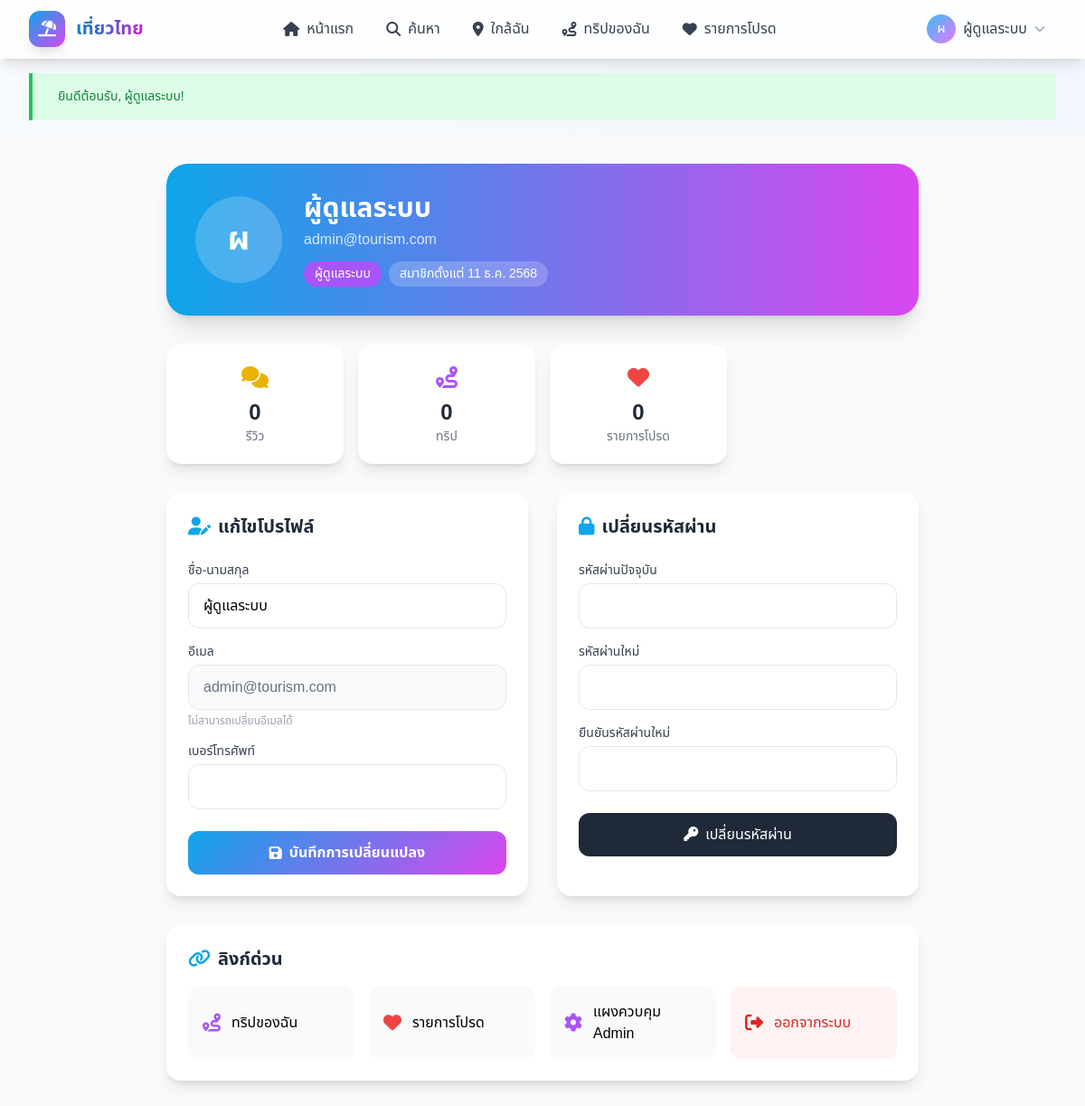
Screenshot of /pages/user/profile.php (signed in) with the database file from the repository.
### tables this page shows
CREATE TABLE IF NOT EXISTS users (
    id INT AUTO_INCREMENT PRIMARY KEY,
    username VARCHAR(50) NOT NULL UNIQUE,
    email VARCHAR(100) NOT NULL UNIQUE,
    password VARCHAR(255) NOT NULL,
    full_name VARCHAR(100) NOT NULL,
    phone VARCHAR(20) NULL,
    avatar VARCHAR(255) NULL,
    role ENUM('user', 'owner', 'admin') DEFAULT 'user' COMMENT 'user=นักท่องเที่ยว, owner=ผู้ประกอบการ, admin=ผู้ดูแล',
    status ENUM('active', 'inactive', 'banned') DEFAULT 'active',
    email_verified_at DATETIME NULL,
    remember_token VARCHAR(100) NULL,
    created_at DATETIME DEFAULT CURRENT_TIMESTAMP,
    updated_at DATETIME DEFAULT CURRENT_TIMESTAMP ON UPDATE CURRENT_TIMESTAMP,
    last_login_at DATETIME NULL,
    INDEX idx_email (email),
    INDEX idx_role (role),
    INDEX idx_status (status)
);

### config/database.php (called while the page is built, shortened)
<?php
class Database
{
    private static $instance = null;
    private $connection;
    private function __construct()
    {
        try {
            $dsn = "mysql:host=" . DB_HOST . ";dbname=" . DB_NAME . ";charset=" . DB_CHARSET;
            $options = [
                PDO::ATTR_ERRMODE => PDO::ERRMODE_EXCEPTION,
                PDO::ATTR_DEFAULT_FETCH_MODE => PDO::FETCH_ASSOC,
                PDO::ATTR_EMULATE_PREPARES => false,
                PDO::MYSQL_ATTR_INIT_COMMAND => "SET NAMES " . DB_CHARSET
            ];
            $this->connection = new PDO($dsn, DB_USER, DB_PASS, $options);
        } catch (PDOException $e) {
            if (defined('DEBUG_MODE') && DEBUG_MODE) {
                die("Database Connection Error: " . $e->getMessage());
            } else {
                die("เกิดข้อผิดพลาดในการเชื่อมต่อฐานข้อมูล กรุณาติดต่อผู้ดูแลระบบ");
            }
        }
    }
    public static function getInstance()
    {
        if (self::$instance === null) {
            self::$instance = new self();
        }
        return self::$instance;
    }
    public function getConnection()
    {
        return $this->connection;
    }
}
function db()
{
    return Database::getInstance()->getConnection();
}

### pages/user/profile.php (the view, shortened to what this page needs)
<?php
require_once INCLUDES_PATH . '/functions.php';
$db = db();
$userId = get_user_id();
$stmt = $db->prepare("SELECT * FROM users WHERE id = ?");
$stmt->execute([$userId]);
$user = $stmt->fetch();
$reviewCount = $db->prepare("SELECT COUNT(*) FROM reviews WHERE user_id = ?");
$reviewCount->execute([$userId]);
$reviewCount = $reviewCount->fetchColumn();
$tripCount = $db->prepare("SELECT COUNT(*) FROM trips WHERE user_id = ?");
$tripCount->execute([$userId]);
$tripCount = $tripCount->fetchColumn();
require_once INCLUDES_PATH . '/header.php';
?>
<div class="min-h-screen bg-gray-50 py-8">
    <div class="max-w-4xl mx-auto px-4 sm:px-6 lg:px-8">
        <div class="bg-gradient-to-r from-primary-500 to-accent-500 rounded-3xl p-8 text-white mb-8 shadow-xl">
            <div class="flex flex-col md:flex-row items-center gap-6">
                <div class="w-24 h-24 bg-white/20 backdrop-blur rounded-full flex items-center justify-center text-4xl font-bold">
                    <?php echo mb_substr($user['full_name'], 0, 1); ?>
                </div>
                <div class="text-center md:text-left">
                    <h1 class="text-3xl font-bold"><?php echo h($user['full_name']); ?></h1>
                    <p class="text-white/80 mt-1"><?php echo h($user['email']); ?></p>
                    <div class="flex flex-wrap justify-center md:justify-start gap-2 mt-3">
                        <?php
                        $roleLabels = ['user' => 'นักท่องเที่ยว', 'owner' => 'ผู้ประกอบการ', 'admin' => 'ผู้ดูแลระบบ'];
                        $roleColors = ['user' => 'bg-blue-500', 'owner' => 'bg-green-500', 'admin' => 'bg-purple-500'];
                        ?>
                        <span class="px-3 py-1 <?php echo $roleColors[$user['role']] ?? 'bg-gray-500'; ?> rounded-full text-sm">
                            <?php echo $roleLabels[$user['role']] ?? $user['role']; ?>
                        </span>
                        <span class="px-3 py-1 bg-white/20 rounded-full text-sm">
                            สมาชิกตั้งแต่ <?php echo format_date_thai($user['created_at'], 'd M Y'); ?>
                        </span>
                    </div>
                </div>
            </div>
        </div>
        <div class="grid grid-cols-2 md:grid-cols-4 gap-4 mb-8">
            <div class="bg-white rounded-2xl p-5 shadow-lg text-center">
                <i class="fas fa-comments text-2xl text-yellow-500 mb-2"></i>
                <p class="text-2xl font-bold text-gray-800"><?php echo $reviewCount; ?></p>
                <p class="text-sm text-gray-500">รีวิว</p>
            </div>
            <div class="bg-white rounded-2xl p-5 shadow-lg text-center">
                <i class="fas fa-route text-2xl text-purple-500 mb-2"></i>
                <p class="text-2xl font-bold text-gray-800"><?php echo $tripCount; ?></p>
                <p class="text-sm text-gray-500">ทริป</p>
            </div>
            <div class="bg-white rounded-2xl p-5 shadow-lg text-center">
                <i class="fas fa-heart text-2xl text-red-500 mb-2"></i>
                <p class="text-2xl font-bold text-gray-800">0</p>
                <p class="text-sm text-gray-500">รายการโปรด</p>
            </div>
        </div>
        <div class="grid grid-cols-1 lg:grid-cols-2 gap-8">
            <div class="bg-white rounded-2xl shadow-lg p-6">
                <h2 class="text-xl font-bold text-gray-800 mb-6">
                    <i class="fas fa-user-edit text-primary-500 mr-2"></i>แก้ไขโปรไฟล์
                </h2>
                <form method="POST" action="">
                    <div class="mb-4">
                        <label class="block text-sm font-medium text-gray-700 mb-1">ชื่อ-นามสกุล</label>
                        <input type="text" name="full_name" value="<?php echo h($user['full_name']); ?>" required
                            class="w-full px-4 py-3 border rounded-xl focus:ring-2 focus:ring-primary-500 focus:border-primary-500">
                    </div>
                    <div class="mb-4">
                        <label class="block text-sm font-medium text-gray-700 mb-1">อีเมล</label>
                        <input type="email" value="<?php echo h($user['email']); ?>" disabled
                            class="w-full px-4 py-3 border rounded-xl bg-gray-50 text-gray-500">
                        <p class="text-xs text-gray-400 mt-1">ไม่สามารถเปลี่ยนอีเมลได้</p>
                    </div>
                    <div class="mb-6">
                        <label class="block text-sm font-medium text-gray-700 mb-1">เบอร์โทรศัพท์</label>
                        <input type="tel" name="phone" value="<?php echo h($user['phone'] ?? ''); ?>"
                            class="w-full px-4 py-3 border rounded-xl focus:ring-2 focus:ring-primary-500 focus:border-primary-500">
                    </div>
                    <button type="submit" class="w-full btn btn-gradient py-3">
                        <i class="fas fa-save mr-2"></i>บันทึกการเปลี่ยนแปลง
                    </button>
                </form>
            </div>
            <div class="bg-white rounded-2xl shadow-lg p-6">
                <h2 class="text-xl font-bold text-gray-800 mb-6">
                    <i class="fas fa-lock text-primary-500 mr-2"></i>เปลี่ยนรหัสผ่าน
                </h2>
                <form method="POST" action="">
                    <div class="mb-4">
                        <label class="block text-sm font-medium text-gray-700 mb-1">รหัสผ่านปัจจุบัน</label>
                        <input type="password" name="current_password" required
                            class="w-full px-4 py-3 border rounded-xl focus:ring-2 focus:ring-primary-500 focus:border-primary-500">
                    </div>
                    <div class="mb-4">
                        <label class="block text-sm font-medium text-gray-700 mb-1">รหัสผ่านใหม่</label>
                        <input type="password" name="new_password" required minlength="6"
                            class="w-full px-4 py-3 border rounded-xl focus:ring-2 focus:ring-primary-500 focus:border-primary-500">
                    </div>
                    <div class="mb-6">
                        <label class="block text-sm font-medium text-gray-700 mb-1">ยืนยันรหัสผ่านใหม่</label>
                        <input type="password" name="confirm_password" required
                            class="w-full px-4 py-3 border rounded-xl focus:ring-2 focus:ring-primary-500 focus:border-primary-500">
                    </div>
                    <button type="submit" class="w-full bg-gray-800 hover:bg-gray-900 text-white py-3 rounded-xl transition-colors">
                        <i class="fas fa-key mr-2"></i>เปลี่ยนรหัสผ่าน
                    </button>
                </form>
            </div>
        </div>
        <div class="mt-8 bg-white rounded-2xl shadow-lg p-6">
            <h2 class="text-xl font-bold text-gray-800 mb-4">
                <i class="fas fa-link text-primary-500 mr-2"></i>ลิงก์ด่วน
            </h2>
            <div class="grid grid-cols-2 md:grid-cols-4 gap-4">
                <a href="<?php echo BASE_URL; ?>/pages/user/trips.php" class="flex items-center gap-3 p-4 bg-gray-50 rounded-xl hover:bg-gray-100 transition-colors">
                    <i class="fas fa-route text-purple-500 text-xl"></i>
                    <span>ทริปของฉัน</span>
                </a>
                <a href="<?php echo BASE_URL; ?>/pages/user/favorites.php" class="flex items-center gap-3 p-4 bg-gray-50 rounded-xl hover:bg-gray-100 transition-colors">
                    <i class="fas fa-heart text-red-500 text-xl"></i>
                    <span>รายการโปรด</span>
                </a>
                <?php if ($user['role'] === 'admin'): ?>
                    <a href="<?php echo BASE_URL; ?>/pages/admin/dashboard.php" class="flex items-center gap-3 p-4 bg-gray-50 rounded-xl hover:bg-gray-100 transition-colors">
                        <i class="fas fa-cog text-purple-500 text-xl"></i>
                        <span>แผงควบคุม Admin</span>
                    </a>
                <?php endif; ?>
                <a href="<?php echo BASE_URL; ?>/pages/user/logout.php" class="flex items-center gap-3 p-4 bg-red-50 rounded-xl hover:bg-red-100 transition-colors text-red-600">
                    <i class="fas fa-sign-out-alt text-xl"></i>
                    <span>ออกจากระบบ</span>
                </a>
            </div>
        </div>
    </div>
</div>
<?php require_once INCLUDES_PATH . '/footer.php'; ?>

### includes/header.php (shortened to what this page needs)
<?php
$currentUser = current_user();
?>
<!DOCTYPE html>
<html lang="th">
<head>
    <script src="https://cdn.tailwindcss.com"></script>
    <link rel="stylesheet" href="https://cdnjs.cloudflare.com/ajax/libs/font-awesome/6.5.1/css/all.min.css">
    <link rel="stylesheet" href="<?php echo asset('css/style.css'); ?>">
</head>
<body class="bg-gradient-to-br from-slate-50 to-blue-50 min-h-screen">
    <nav class="bg-white/80 backdrop-blur-lg shadow-lg sticky top-0 z-50 border-b border-white/20">
        <div class="max-w-7xl mx-auto px-4 sm:px-6 lg:px-8">
            <div class="flex justify-between items-center h-16">
                <a href="<?php echo BASE_URL; ?>" class="flex items-center space-x-3 group">
                    <div class="w-10 h-10 bg-gradient-to-br from-primary-500 to-accent-500 rounded-xl flex items-center justify-center transform group-hover:scale-110 transition-transform shadow-lg">
                        <i class="fas fa-umbrella-beach text-white text-lg"></i>
                    </div>
                    <span class="text-xl font-bold bg-gradient-to-r from-primary-600 to-accent-600 bg-clip-text text-transparent hidden sm:block">
                    </span>
                </a>
                <div class="hidden md:flex items-center space-x-1">
                    <a href="<?php echo BASE_URL; ?>" class="px-4 py-2 rounded-xl text-gray-700 hover:text-primary-600 hover:bg-primary-50 transition-all duration-200 flex items-center space-x-2">
                        <i class="fas fa-home"></i>
                        <span>หน้าแรก</span>
                    </a>
                    <a href="<?php echo BASE_URL; ?>/pages/public/search.php" class="px-4 py-2 rounded-xl text-gray-700 hover:text-primary-600 hover:bg-primary-50 transition-all duration-200 flex items-center space-x-2">
                        <i class="fas fa-search"></i>
                        <span>ค้นหา</span>
                    </a>
                    <a href="<?php echo BASE_URL; ?>/pages/public/nearby.php" class="px-4 py-2 rounded-xl text-gray-700 hover:text-primary-600 hover:bg-primary-50 transition-all duration-200 flex items-center space-x-2">
                        <i class="fas fa-map-marker-alt"></i>
                        <span>ใกล้ฉัน</span>
                    </a>
                    <?php if (is_logged_in()): ?>
                        <a href="<?php echo BASE_URL; ?>/pages/user/trips.php" class="px-4 py-2 rounded-xl text-gray-700 hover:text-primary-600 hover:bg-primary-50 transition-all duration-200 flex items-center space-x-2">
                            <i class="fas fa-route"></i>
                            <span>ทริปของฉัน</span>
                        </a>
                        <a href="<?php echo BASE_URL; ?>/pages/user/favorites.php" class="px-4 py-2 rounded-xl text-gray-700 hover:text-primary-600 hover:bg-primary-50 transition-all duration-200 flex items-center space-x-2">
                            <i class="fas fa-heart"></i>
                            <span>รายการโปรด</span>
                        </a>
                    <?php endif; ?>
                </div>
                <div class="flex items-center space-x-3">
                    <?php if (is_logged_in()): ?>
                        <div class="relative" x-data="{ open: false }">
                            <button @click="open = !open" class="flex items-center space-x-2 px-3 py-2 rounded-xl hover:bg-gray-100 transition-colors">
                                <div class="w-8 h-8 bg-gradient-to-br from-primary-400 to-accent-400 rounded-full flex items-center justify-center">
                                    <span class="text-white font-medium text-sm">
                                        <?php echo mb_substr($currentUser['full_name'], 0, 1); ?>
                                    </span>
                                </div>
                                <span class="hidden sm:block text-gray-700 font-medium">
                                    <?php echo h($currentUser['full_name']); ?>
                                </span>
                                <i class="fas fa-chevron-down text-gray-400 text-xs"></i>
                            </button>
                        </div>
                    <?php endif; ?>
                </div>
            </div>
        </div>
    </nav>
    <main class="min-h-screen">
        <div class="max-w-7xl mx-auto px-4 sm:px-6 lg:px-8 pt-4">
            <?php echo display_flash(); ?>
        </div>

### assets/css/style.css (style rules this page uses)
:root { --primary-gradient: linear-gradient(135deg, #0ea5e9, #d946ef); --card-shadow: 0 10px 40px rgba(0, 0, 0, 0.1); --card-shadow-hover: 0 20px 60px rgba(0, 0, 0, 0.15); }
* { margin: 0; padding: 0; box-sizing: border-box; }
html { scroll-behavior: smooth; }
body { font-family: "Noto Sans Thai", sans-serif; line-height: 1.6; }
.btn { display: inline-flex; align-items: center; justify-content: center; padding: 0.875rem 1.5rem; font-weight: 600; border-radius: 0.75rem; transition: all 0.3s ease; cursor: pointer; border: none; }
.btn-gradient { background: linear-gradient(135deg, #0ea5e9, #d946ef); color: white; }

### includes/header.php (style rules this page uses)
body { font-family: 'Noto Sans Thai', sans-serif; }

### rows the page displays
users: full_name "ผ", full_name "ผู้ดูแลระบบ", email "admin@tourism.com", role "ผู้ดูแลระบบ", created_at "11 ธ.ค. 2568"

### other values shown
$msg "ยินดีต้อนรับ, ผู้ดูแลระบบ!"
$reviewCount "0"
$tripCount "0"
